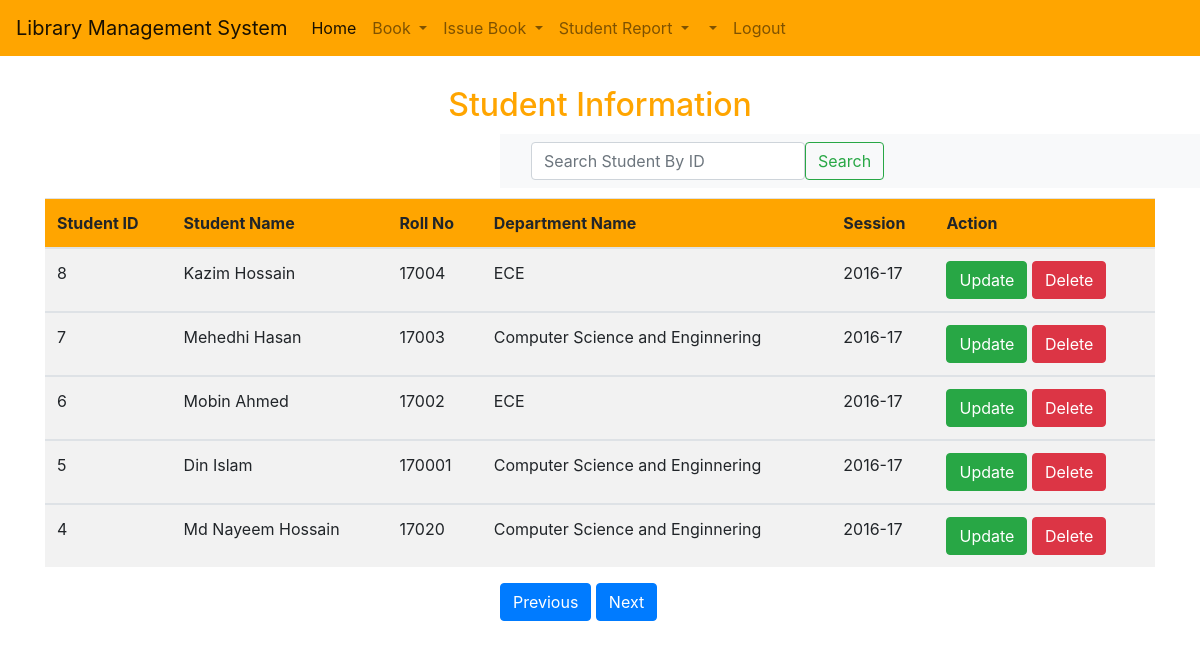
The app's page /viewStudentDetails/?page=3 (signed in), older data.
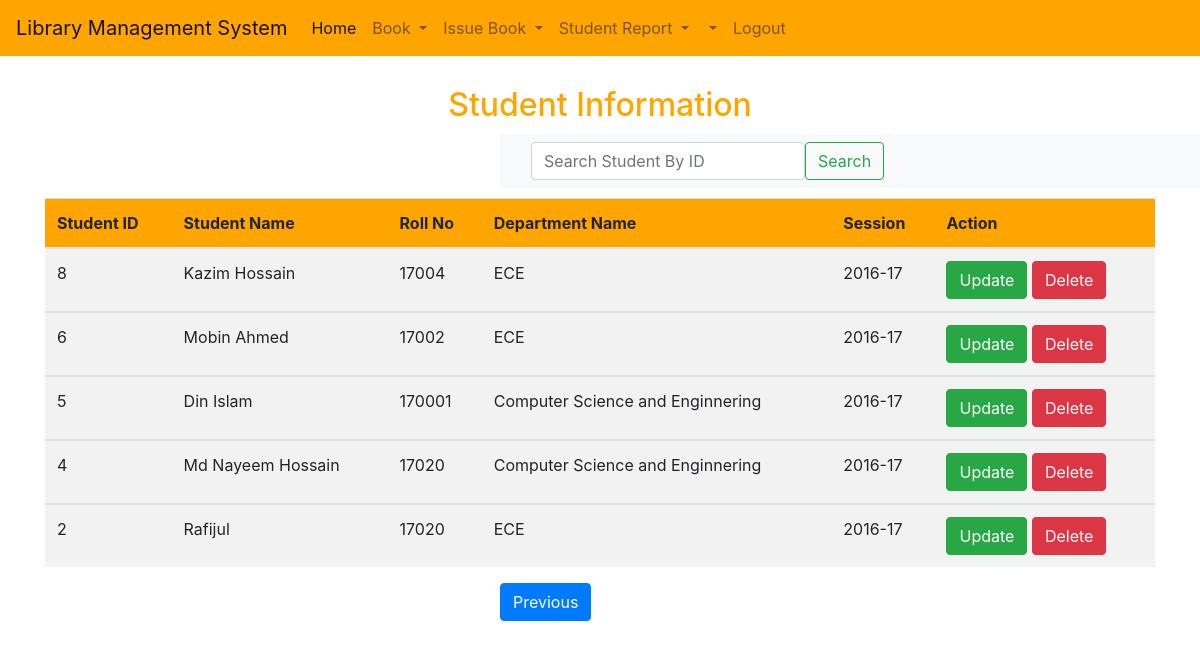
The same page, newer data.
### library/models.py (models this page shows, shortened)
class Student(models.Model):
    studentName = models.CharField(max_length=100)
    rollNo = models.IntegerField()
    departmentName = models.CharField(max_length=100)
    session = models.CharField(max_length=100)
    created = models.DateTimeField(auto_now_add=True)
    updated = models.DateTimeField(auto_now=True)

### library/views.py (the view)
# urls.py: path('viewStudentDetails/', views.viewStudentDetails, name='viewStudentDetails'),
@login_required(login_url="/login/")
def viewStudentDetails(request):
    studentDetails = Student.objects.order_by('-id')
    paginator = Paginator(studentDetails, 5)
    page_number = request.GET.get('page')
    page_obj = paginator.get_page(page_number)
    return render(request, 'library/viewStudentDetails.html', {'page_obj':page_obj})

### templates/library/viewStudentDetails.html (shortened to what this page needs)
{% extends 'library/base.html' %}
{% load static %}
{% block body %}
<div class="title">
    <h2>Student Information</h2>
</div>
<div class="search">
<nav class="navbar navbar-light bg-light">
  <div class="container-fluid">
    <form class="d-flex" action="{% url 'home:SearchStudent' %}" method="GET">
      <input class="form-control me-2" type="search" name="query-student" placeholder="Search Student By ID" aria-label="Search">
      <button class="btn btn-outline-success" type="submit">Search</button>
    </form>
  </div>
</nav>
</div>
<div class="container">
  <div class="info-table">
    <table class="table table-striped">
    <thead class="bg">
        <th>Student ID</th>
        <th>Student Name</th>
        <th>Roll No</th>
        <th>Department Name</th>
        <th>Session</th>
        <th>Action</th>
    </thead>
    {% for student in page_obj %}
    <tbody>
        <td>{{ student.id }}</td>
        <td>{{ student.studentName }}</td>
        <td>{{ student.rollNo }}</td>
        <td>{{ student.departmentName }}</td>
        <td>{{ student.session }}</td>
        <td>
            <a class="btn btn-success" href="{% url 'home:updateStudentDetails' student_id=student.id %}">Update</a>
            <a class="btn btn-danger" href="{% url 'home:deletStudentDetails' student_id=student.id %}">Delete</a>
        </td>
    </tbody>
    {% endfor %}
</table>
</div>
</div>
<div class="page mt-3 mb-5">
  {% if page_obj.has_previous %}
    <a class="btn btn-primary" href="?page={{ page_obj.previous_page_number }}">Previous</a>
  {% endif %}
  {% if page_obj.has_next %}
    <a class="btn btn-primary" href="?page={{ page_obj.next_page_number }}">Next</a>
  {% endif %}
</div>
{% endblock %}

Row changes from the older to the newer data that the page shows:
removed Student: id "7", studentName "Mehedhi Hasan", rollNo "17003", departmentName "Computer Science and Enginnering", session "2016-17"
now on this page (row unchanged): Student: id "2", studentName "Rafijul", rollNo "17020", departmentName "ECE", session "2016-17"
Text that changed along with them:
text no longer shown: "Next"
